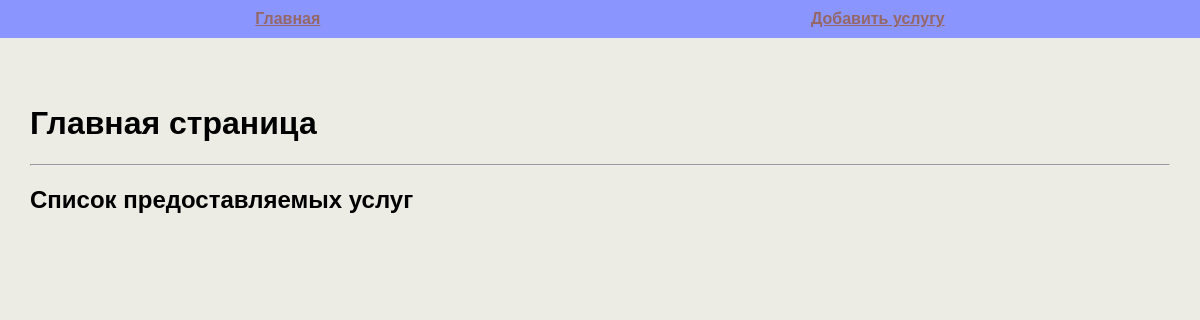
Before: / with the older database file.
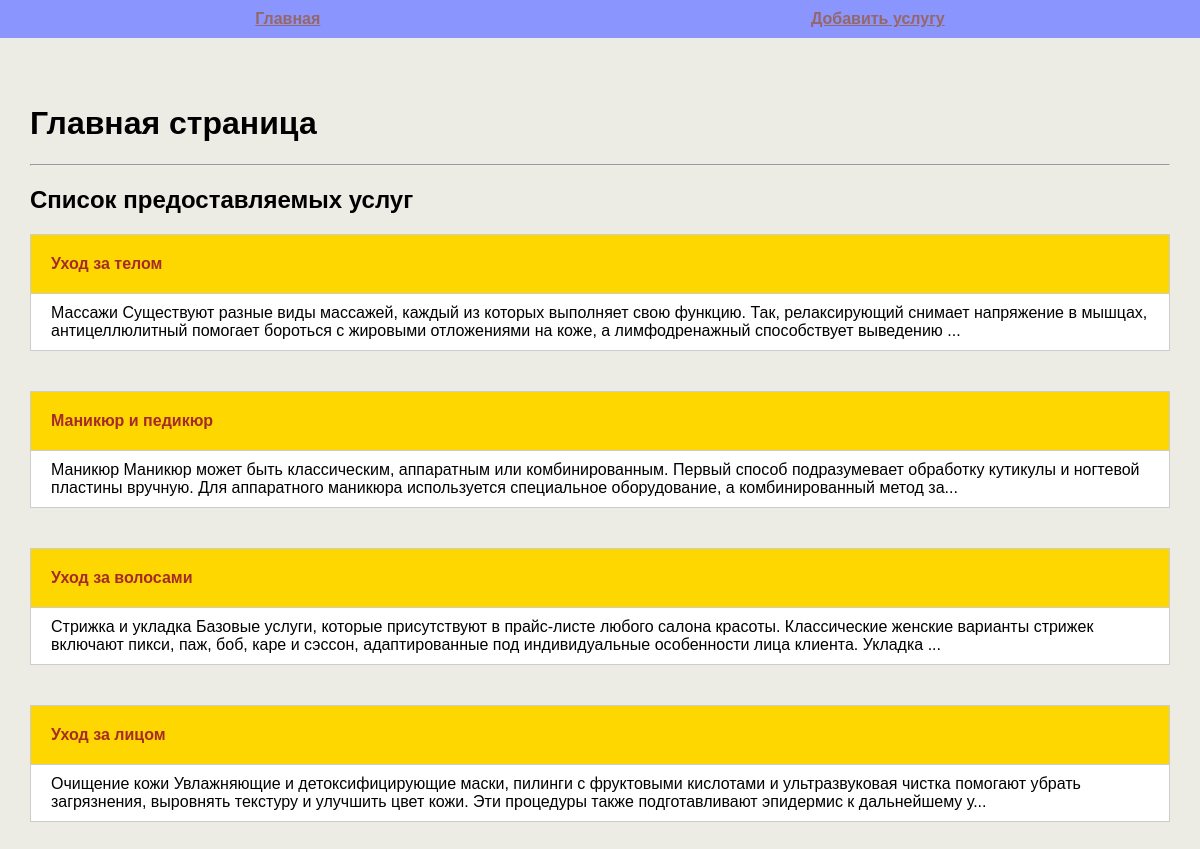
After: the same page with the newer database file.
### tables this page shows
CREATE TABLE mainmenu(
id INTEGER PRIMARY KEY AUTOINCREMENT,
title TEXT NOT NULL,
url TEXT NOT NULL
);

CREATE TABLE posts (
id INTEGER PRIMARY KEY AUTOINCREMENT,
title TEXT NOT NULL,
text TEXT NOT NULL,
time INTEGER NOT NULL
);

### MyProject.py (the view)
@app.route("/")
def index():
    db = get_db()
    dbase = FDataBase(db)
    return render_template('index.html', menu=dbase.get_menu(), posts=dbase.get_posts_anonce())

### MyProject.py (called while the page is built)
def connect_db():
    con = sqlite3.connect(app.config['DATABASE'])
    con.row_factory = sqlite3.Row
    return con

def get_db():
    if not hasattr(g, 'link_db'):
        g.link_db = connect_db()
    return g.link_db

### fdatabase.py (called while the page is built)
    def get_menu(self):
        sql = "SELECT * FROM mainmenu"
        try:
            self.__cur.execute(sql)
            res = self.__cur.fetchall()
            if res:
                return res
        except IOError:
            print("Ошибка чтения из БД")
        return []

    def get_posts_anonce(self):
        try:
            self.__cur.execute("SELECT id, title, text FROM posts ORDER BY time DESC")
            res = self.__cur.fetchall()
            if res:
                return res
        except sqlite3.Error as e:
            print("Ошибка получения статьи из БД " + str(e))
        return []

### templates/index.html
{% extends 'base.html' %}
{% block content %}
<h1>Главная страница</h1>
<hr>
<h2>Список предоставляемых услуг</h2>
<ul>
    {% for p in posts %}
        <li>
            <p class="title">
                <a href="{{ url_for('show_post', id_post=p.id) }}">{{ p.title }}</a>
            </p>
            <div class="annonce">{{ p.text[:240] }}...</div>
        </li>
    {% endfor %}
</ul>
{% endblock %}

### templates/base.html (shortened to what this page needs)
<!DOCTYPE html>
<html lang="en">
<head>
    <link rel="stylesheet" href="{{ url_for('static', filename='css/style.css') }}">
</head>
<body>
<ul class="menu">
    {% for m in menu %}
        <li><a href="{{ m.url }}">{{ m.title }}</a></li>
    {% endfor %}
</ul>
<div class="content">
    {% block content %}
    {% endblock %}
</div>
</body>
</html>

### static/css/style.css (style rules this page uses)
body { background: rgb(236, 236, 229); margin: 0; padding: 0; }
.menu { display: flex; justify-content: space-around; list-style: none; background: rgb(138, 149, 254); padding: 10px; margin-top: 0; font-family: 'Franklin Gothic Medium', 'Arial Narrow', Arial, sans-serif; text-decoration: dotted; }
.menu a { font-weight: bold; color: rgb(149, 103, 103); }
.content { max-width: 1200px; margin: 0 auto; padding: 30px; box-sizing: border-box; font-family: 'Franklin Gothic Medium', 'Arial Narrow', Arial, sans-serif; }
ul { list-style: none; padding: 0; }
p > a { text-decoration: none; color: brown; }
li > p, li div { border: 1px solid #CCCCCC; padding: 10px 20px; }
p.title { margin: 0; font-weight: bold; background: gold; }
p.title a { display: block; padding: 10px 0; }
.annonce { margin-top: -1px; margin-bottom: 40px; background: #FFF; }

Changed rows visible on the page:
added posts: title "Уход за телом", text "Массажи Существуют разные виды массажей, каждый из которых выполняет свою функцию. Так, релаксирующий снимает напряжение в мышцах, антицеллюлитный помогает бороться с жировыми отложениями на коже, а лимфодренажный способствует выведению"
added posts: title "Маникюр и педикюр", text "Маникюр Маникюр может быть классическим, аппаратным или комбинированным. Первый способ подразумевает обработку кутикулы и ногтевой пластины вручную. Для аппаратного маникюра используется специальное оборудование, а комбинированный метод за"
added posts: title "Уход за волосами", text "Стрижка и укладка Базовые услуги, которые присутствуют в прайс-листе любого салона красоты. Классические женские варианты стрижек включают пикси, паж, боб, каре и сэссон, адаптированные под индивидуальные особенности лица клиента. Укладка"
added posts: title "Уход за лицом", text "Очищение кожи Увлажняющие и детоксифицирующие маски, пилинги с фруктовыми кислотами и ультразвуковая чистка помогают убрать загрязнения, выровнять текстуру и улучшить цвет кожи. Эти процедуры также подготавливают эпидермис к дальнейшему у"
